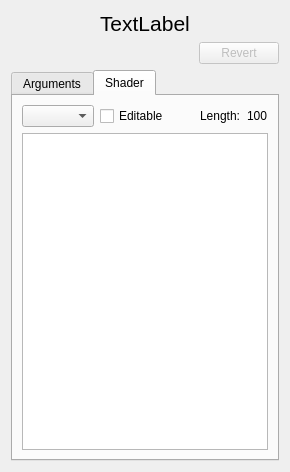
<?xml version="1.0" encoding="UTF-8"?>
<ui version="4.0">
 <class>ArgumentsEditor</class>
 <widget class="QWidget" name="ArgumentsEditor">
  <property name="geometry">
   <rect>
    <x>0</x>
    <y>0</y>
    <width>290</width>
    <height>472</height>
   </rect>
  </property>
  <property name="windowTitle">
   <string>Form</string>
  </property>
  <layout class="QVBoxLayout" name="verticalLayout_2">
   <item>
    <layout class="QHBoxLayout" name="horizontalLayout">
     <item>
      <spacer name="horizontalSpacer">
       <property name="orientation">
        <enum>Qt::Horizontal</enum>
       </property>
       <property name="sizeHint" stdset="0">
        <size>
         <width>40</width>
         <height>20</height>
        </size>
       </property>
      </spacer>
     </item>
     <item>
      <widget class="QLabel" name="callLabel">
       <property name="font">
        <font>
         <pointsize>16</pointsize>
         <weight>50</weight>
         <bold>false</bold>
        </font>
       </property>
       <property name="text">
        <string>TextLabel</string>
       </property>
      </widget>
     </item>
     <item>
      <spacer name="horizontalSpacer_2">
       <property name="orientation">
        <enum>Qt::Horizontal</enum>
       </property>
       <property name="sizeHint" stdset="0">
        <size>
         <width>40</width>
         <height>20</height>
        </size>
       </property>
      </spacer>
     </item>
    </layout>
   </item>
   <item>
    <layout class="QHBoxLayout" name="horizontalLayout_2">
     <item>
      <spacer name="horizontalSpacer_3">
       <property name="orientation">
        <enum>Qt::Horizontal</enum>
       </property>
       <property name="sizeHint" stdset="0">
        <size>
         <width>128</width>
         <height>20</height>
        </size>
       </property>
      </spacer>
     </item>
     <item>
      <widget class="QPushButton" name="revertButton">
       <property name="enabled">
        <bool>false</bool>
       </property>
       <property name="text">
        <string>Revert</string>
       </property>
       <property name="icon">
        <iconset resource="../qapitrace.qrc">
         <normaloff>:/resources/edit-undo.png</normaloff>:/resources/edit-undo.png</iconset>
       </property>
      </widget>
     </item>
    </layout>
   </item>
   <item>
    <widget class="QTabWidget" name="argsTabWidget">
     <property name="currentIndex">
      <number>1</number>
     </property>
     <widget class="QWidget" name="tab">
      <attribute name="title">
       <string>Arguments</string>
      </attribute>
      <layout class="QVBoxLayout" name="verticalLayout">
       <item>
        <widget class="QTreeView" name="argsTree">
         <attribute name="headerVisible">
          <bool>false</bool>
         </attribute>
        </widget>
       </item>
      </layout>
     </widget>
     <widget class="QWidget" name="shaderTab">
      <attribute name="title">
       <string>Shader</string>
      </attribute>
      <layout class="QVBoxLayout" name="verticalLayout_3">
       <item>
        <layout class="QHBoxLayout" name="horizontalLayout_4">
         <item>
          <widget class="QComboBox" name="selectStringCB"/>
         </item>
         <item>
          <widget class="QCheckBox" name="editableBox">
           <property name="text">
            <string>Editable</string>
           </property>
          </widget>
         </item>
         <item>
          <spacer name="horizontalSpacer_4">
           <property name="orientation">
            <enum>Qt::Horizontal</enum>
           </property>
           <property name="sizeHint" stdset="0">
            <size>
             <width>40</width>
             <height>20</height>
            </size>
           </property>
          </spacer>
         </item>
         <item>
          <layout class="QHBoxLayout" name="horizontalLayout_3">
           <item>
            <widget class="QLabel" name="label">
             <property name="text">
              <string>Length:</string>
             </property>
            </widget>
           </item>
           <item>
            <widget class="QLabel" name="lengthLabel">
             <property name="text">
              <string>100</string>
             </property>
            </widget>
           </item>
          </layout>
         </item>
        </layout>
       </item>
       <item>
        <widget class="GLSLEdit" name="glslEdit"/>
       </item>
      </layout>
     </widget>
    </widget>
   </item>
  </layout>
 </widget>
 <customwidgets>
  <customwidget>
   <class>GLSLEdit</class>
   <extends>QPlainTextEdit</extends>
   <header>glsledit.h</header>
  </customwidget>
 </customwidgets>
 <resources>
  <include location="../qapitrace.qrc"/>
 </resources>
 <connections/>
</ui>
